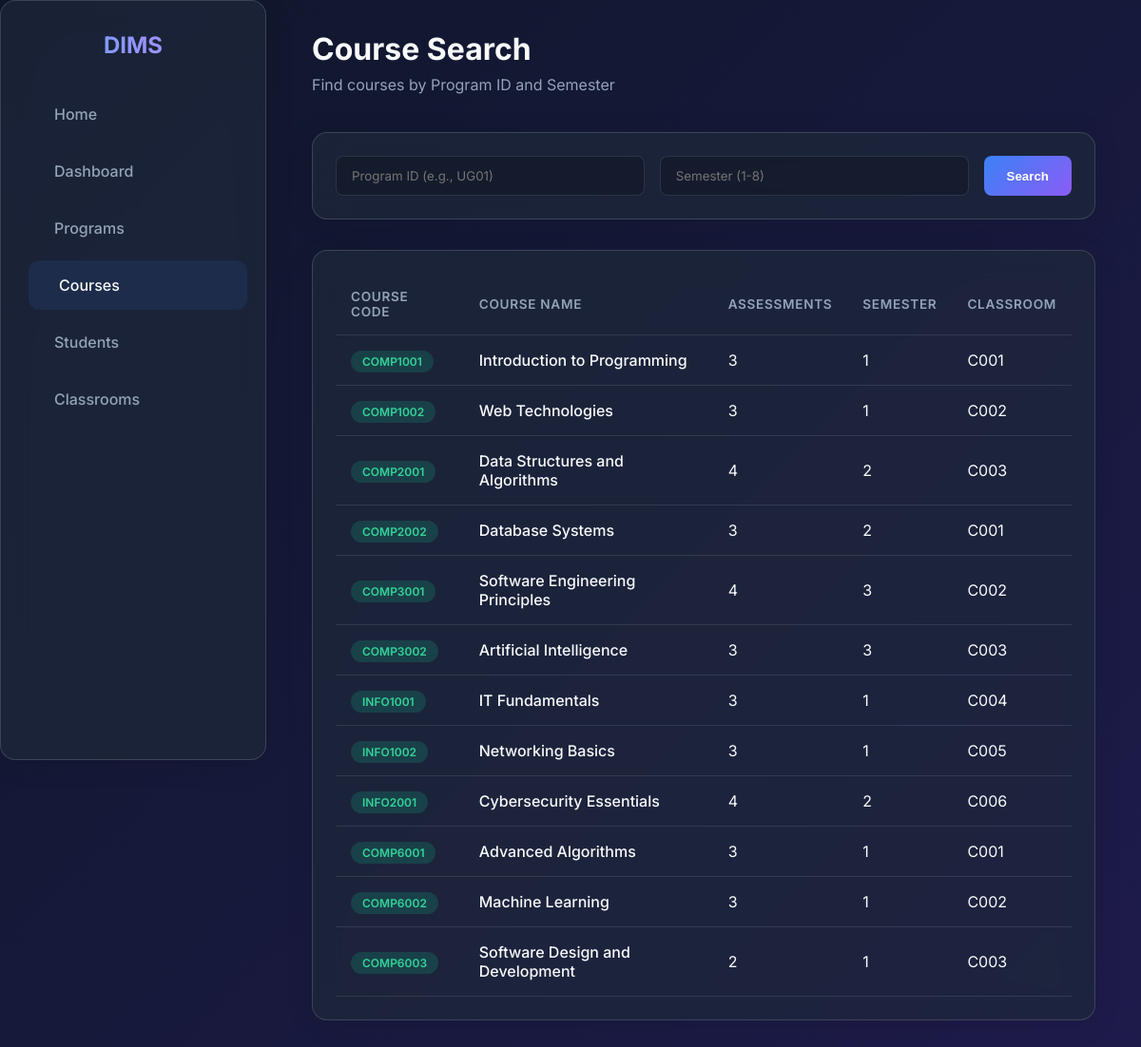
Screenshot of /courses with the database file from the repository.
### tables this page shows
CREATE TABLE Courses (
    courseCode          TEXT    PRIMARY KEY,  -- e.g. 'COMP1001', 'COMP6003'
    courseName          TEXT    NOT NULL,     -- e.g. 'Introduction to Programming'
    num_of_assessments  INTEGER NOT NULL,     -- Number of graded assessments
    semester            INTEGER NOT NULL      -- Semester number: 1, 2, 3, etc.
                        CHECK (semester BETWEEN 1 AND 8),
    progID              TEXT    NOT NULL,     -- FK → Programs
    classID             TEXT    NOT NULL,     -- FK → Classrooms

    FOREIGN KEY (progID)   REFERENCES Programs(progID)   ON DELETE CASCADE,
    FOREIGN KEY (classID)  REFERENCES Classrooms(classID) ON DELETE SET NULL
);

### routes/courses.py (the view)
@courses_bp.route('/courses')
def search_courses():
    prog_id = request.args.get('prog_id')
    semester = request.args.get('semester')
    courses = []
    if prog_id and semester:
        courses = Course.search_courses(prog_id, semester)
    else:
        courses = Course.get_all_courses()
    return render_template('courses.html', courses=courses)

### models/course.py (called while the page is built)
    @staticmethod
    def get_all_courses():
        courses = []
        with sqlite3.connect('database.db') as conn:
            conn.row_factory = sqlite3.Row
            cursor = conn.cursor()
            cursor.execute('SELECT * FROM Courses')
            rows = cursor.fetchall()
            for row in rows:
                courses.append(Course(**dict(row)))
        return courses

### templates/courses.html (shortened to what this page needs)
{% extends "base.html" %}
{% block content %}
<div class="page-header">
    <h1>Course Search</h1>
    <p>Find courses by Program ID and Semester</p>
</div>
<div class="glass" style="padding: 1.5rem; margin-bottom: 2rem;">
    <form action="{{ url_for('courses.search_courses') }}" method="GET" class="search-bar" style="margin-bottom: 0;">
        <input type="text" name="prog_id" placeholder="Program ID (e.g., UG01)" value="{{ request.args.get('prog_id', '') }}" required>
        <input type="number" name="semester" placeholder="Semester (1-8)" min="1" max="8" value="{{ request.args.get('semester', '') }}" required>
        <button type="submit" class="btn">Search</button>
    </form>
</div>
<div class="glass table-container">
    <table>
        <thead>
            <tr>
                <th>Course Code</th>
                <th>Course Name</th>
                <th>Assessments</th>
                <th>Semester</th>
                <th>Classroom</th>
            </tr>
        </thead>
        <tbody>
            {% if courses is not none %}
                {% if courses %}
                    {% for c in courses %}
                    <tr>
                        <td><span class="badge badge-green">{{ c.courseCode }}</span></td>
                        <td style="font-weight: 500;">{{ c.courseName }}</td>
                        <td>{{ c.num_of_assessments }}</td>
                        <td>{{ c.semester }}</td>
                        <td>{{ c.classID }}</td>
                    </tr>
                    {% endfor %}
                {% else %}
                    <tr>
                        <td colspan="5" style="text-align: center; padding: 2rem; color: var(--text-muted);">No courses found.</td>
                    </tr>
                {% endif %}
            {% elif request.args %}
                <tr>
                    <td colspan="5" style="text-align: center; padding: 2rem; color: var(--text-muted);">No courses found for the given criteria.</td>
                </tr>
            {% else %}
                <tr>
                    <td colspan="5" style="text-align: center; padding: 2rem; color: var(--text-muted);">Enter search criteria to view courses.</td>
                </tr>
            {% endif %}
        </tbody>
    </table>
</div>
{% endblock %}

### static/style.css (style rules this page uses)
:root { --bg-dark: #0f172a; --bg-card: rgba(30, 41, 59, 0.7); --text-main: #f8fafc; --text-muted: #94a3b8; --primary: #3b82f6; --primary-hover: #2563eb; --secondary: #8b5cf6; --border-color: rgba(255, 255, 255, 0.1); --glass-shadow: 0 4px 30px rgba(0, 0, 0, 0.1); --glass-border: 1px solid rgba(255, 255, 255, 0.15); }
* { box-sizing: border-box; margin: 0; padding: 0; }
body { font-family: 'Inter', sans-serif; background: linear-gradient(135deg, var(--bg-dark), #1e1b4b); color: var(--text-main); min-height: 100vh; display: flex; overflow-x: hidden; }
.glass { background: var(--bg-card); backdrop-filter: blur(16px); -webkit-backdrop-filter: blur(16px); border: var(--glass-border); border-radius: 16px; box-shadow: var(--glass-shadow); }
.page-header { margin-bottom: 2.5rem; }
.page-header h1 { font-size: 2rem; font-weight: 700; margin-bottom: 0.5rem; }
.page-header p { color: var(--text-muted); }
.table-container { width: 100%; overflow-x: auto; padding: 1.5rem; margin-top: 1.5rem; }
table { width: 100%; border-collapse: collapse; text-align: left; }
th, td { padding: 1rem; border-bottom: 1px solid var(--border-color); }
th { font-weight: 600; color: var(--text-muted); text-transform: uppercase; font-size: 0.85rem; letter-spacing: 0.05em; }
.search-bar { display: flex; gap: 1rem; margin-bottom: 2rem; }
input[type="text"], input[type="number"], select { width: 100%; padding: 0.75rem 1rem; background: rgba(0, 0, 0, 0.2); border: 1px solid var(--border-color); border-radius: 8px; color: var(--text-main); font-family: inherit; transition: all 0.3s ease; }
.btn { padding: 0.75rem 1.5rem; border: none; border-radius: 8px; background: linear-gradient(135deg, var(--primary), var(--secondary)); color: white; font-weight: 600; cursor: pointer; transition: opacity 0.3s ease, transform 0.2s ease; }
.badge { padding: 0.25rem 0.75rem; border-radius: 9999px; font-size: 0.75rem; font-weight: 600; }
.badge-green { background: rgba(16, 185, 129, 0.2); color: #34d399; }

### rows the page displays
Courses: courseCode "COMP1001", courseName "Introduction to Programming", num_of_assessments "3", semester "1", classID "C001"
Courses: courseCode "COMP1002", courseName "Web Technologies", num_of_assessments "3", semester "1", classID "C002"
Courses: courseCode "COMP2001", courseName "Data Structures and Algorithms", num_of_assessments "4", semester "2", classID "C003"
Courses: courseCode "COMP2002", courseName "Database Systems", num_of_assessments "3", semester "2", classID "C001"
Courses: courseCode "COMP3001", courseName "Software Engineering Principles", num_of_assessments "4", semester "3", classID "C002"
Courses: courseCode "COMP3002", courseName "Artificial Intelligence", num_of_assessments "3", semester "3", classID "C003"
Courses: courseCode "INFO1001", courseName "IT Fundamentals", num_of_assessments "3", semester "1", classID "C004"
Courses: courseCode "INFO1002", courseName "Networking Basics", num_of_assessments "3", semester "1", classID "C005"
Courses: courseCode "INFO2001", courseName "Cybersecurity Essentials", num_of_assessments "4", semester "2", classID "C006"
Courses: courseCode "COMP6001", courseName "Advanced Algorithms", num_of_assessments "3", semester "1", classID "C001"
Courses: courseCode "COMP6002", courseName "Machine Learning", num_of_assessments "3", semester "1", classID "C002"
Courses: courseCode "COMP6003", courseName "Software Design and Development", num_of_assessments "2", semester "1", classID "C003"
